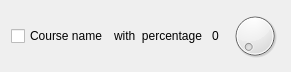
        <widget class="QWidget" name="layoutWidget">
         <property name="geometry">
          <rect>
           <x>10</x>
           <y>60</y>
           <width>291</width>
           <height>57</height>
          </rect>
         </property>
         <layout class="QHBoxLayout" name="horizontalLayout_5">
          <item>
           <widget class="QCheckBox" name="checkBox_7">
            <property name="text">
             <string>Course name</string>
            </property>
           </widget>
          </item>
          <item>
           <widget class="QLabel" name="label_22">
            <property name="text">
             <string>with  percentage</string>
            </property>
           </widget>
          </item>
          <item alignment="Qt::AlignHCenter">
           <widget class="QLabel" name="label_23">
            <property name="text">
             <string>0</string>
            </property>
           </widget>
          </item>
          <item>
           <widget class="QDial" name="dial_8">
            <property name="sizePolicy">
             <sizepolicy hsizetype="Fixed" vsizetype="Minimum">
              <horstretch>1</horstretch>
              <verstretch>1</verstretch>
             </sizepolicy>
            </property>
            <property name="maximumSize">
             <size>
              <width>50</width>
              <height>50</height>
             </size>
            </property>
           </widget>
          </item>
         </layout>
        </widget>
